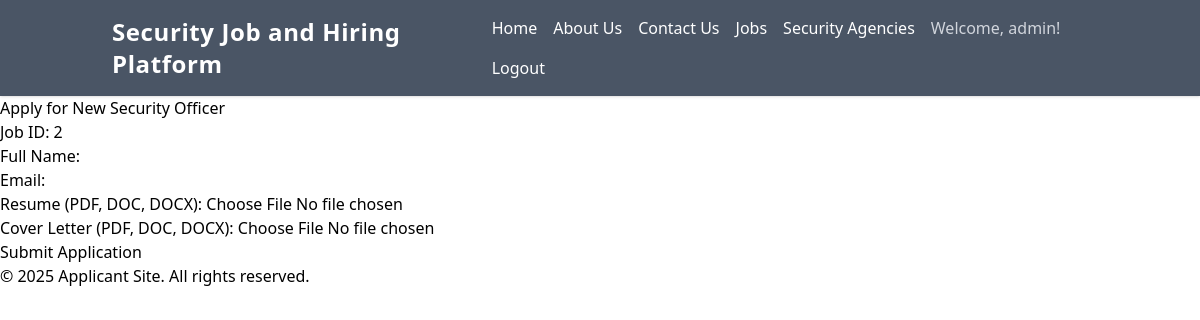
Screenshot of /apply/2/ (signed in) with the database file from the repository.
### job_hiring/models.py (models this page shows, shortened)
class User(AbstractUser):
    email = models.EmailField(unique=True)  # Ensure email is unique
    role = models.CharField(max_length=50, choices=[
        ('applicant', 'Applicant'),
        ('employer', 'Employer'),
        ('client', 'Client'),
    ])
    date_joined = models.DateTimeField(auto_now_add=True)
    USERNAME_FIELD = 'email'  # Use email as the unique identifier
    REQUIRED_FIELDS = ['username', 'first_name', 'last_name']  # Required fields for creating a superuser

class Job(models.Model):
    security_company = models.ForeignKey( SecurityCompany, on_delete=models.CASCADE, null=True, blank=True)  # Link to SecurityCompany model
    title = models.CharField(max_length=200)
    description = models.TextField()
    requirements = models.TextField(blank=True, null=True)  # Optional field for job requirements
    posted_date = models.DateTimeField(auto_now_add=True)
    location = models.CharField(max_length=100)
    deadline = models.DateTimeField(null=True, blank=True)  # Optional deadline field

### job_hiring/views.py (the view)
# urls.py: path('apply/<int:job_id>/', apply, name='apply'),
def apply(request, job_id):
    job = get_object_or_404(Job, id=job_id)
    print(f"Job ID: {job.id}, Job Title: {job.title}")  # Debugging line
    return render(request, 'apply.html', {'job': job})

### theme/templates/apply.html (shortened to what this page needs)
{% extends 'base.html' %}
{% block content %}
<header>
    <h1>Apply for {{ job.title }}</h1>
</header>
<div class="container">
    <p>Job ID: {{ job.id }}</p>
    <form method="post" action="{% url 'submit_application' job.id %}" enctype="multipart/form-data">
        <div>
            <label for="name">Full Name:</label>
            <input type="text" id="name" name="name" required>
        </div>
        <div>
            <label for="email">Email:</label>
            <input type="email" id="email" name="email" required>
        </div>
        <div>
            <label for="resume">Resume (PDF, DOC, DOCX):</label>
            <input type="file" id="resume" name="resume" accept=".pdf,.doc,.docx" required>
        </div>
        <div>
            <label for="cover_letter">Cover Letter (PDF, DOC, DOCX):</label>
            <input type="file" id="cover_letter" name="cover_letter" accept=".pdf,.doc,.docx" required>
        </div>
        <button type="submit">Submit Application</button>
    </form>
</div>
<footer>
    <p>&copy; 2025 Applicant Site. All rights reserved.</p>
</footer>
{% endblock %}

### theme/templates/base.html (shortened to what this page needs)
{% load static tailwind_tags %}
<!DOCTYPE html>
<html lang="en">
<head>
    {% tailwind_css %}
</head>
<body>
    <header
        class="{% if page == 'landing' or page == 'about_us' %}bg-white text-gray-600{% else %}bg-gray-600 text-white{% endif %} shadow">
        <div class="container mx-auto flex flex-col md:flex-row items-center justify-between py-4 px-6">
            <h1 class="text-2xl font-bold mb-2 md:mb-0 tracking-wide">Security Job and Hiring Platform</h1>
            <nav class="flex flex-wrap gap-4">
                <a href="{% url 'landing_page' %}" class="hover:text-blue-300 transition">Home</a>
                <a href="{% url 'about_us' %}" class="hover:text-blue-300 transition">About Us</a>
                <a href="#" class="hover:text-blue-300 transition">Contact Us</a>
                <a href="{% url 'job_list' %}" class="hover:text-blue-300 transition">Jobs</a>
                <a href="{% url 'list_agencies' %}" class="hover:text-blue-300 transition">Security Agencies</a>
                {% if user.is_authenticated %}
               <a href="{% url 'profile' %}"><span class="text-gray-300">Welcome, {{ user.username }}!</span></a>
                <a href="{% url 'log_out' %}" class="hover:text-blue-300 transition">Logout</a>
                {% else %}
                <a href="{% url 'log_in' %}" class="hover:text-blue-300 transition">Login</a>
                {% endif %}
            </nav>
        </div>
    </header>
    {% block content %}
    {% endblock %}
    <link href="https://cdnjs.cloudflare.com/ajax/libs/toastr.js/2.1.4/toastr.css" rel="stylesheet">
</body>
</html>

### rows the page displays
User: username "admin"
Job: title "New Security Officer", id "2"
